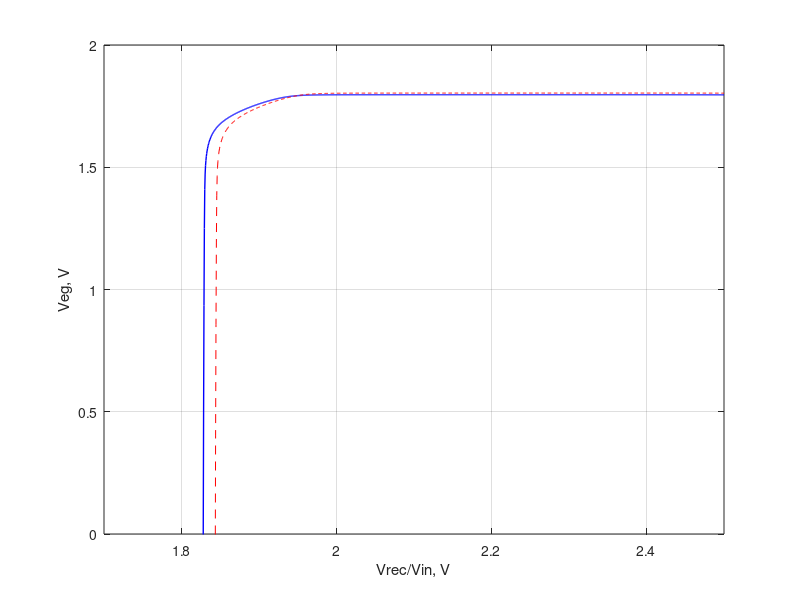

Recreate this plot in MATLAB. (Note: this script raises an error after producing the figure.)
%% Load 
clear all;
load('ldo_dc_sch.mat');
load('ldo_dc_pex.mat');
% data includes 

%%
plotwidth = 1;

f1 = figure(1);
p1 = plot(dc_sch, vreg_dcm_sch, 'b'); hold on;
     %plot(dc_sch, vreg_dcm_sch);
     %plot(dc_pex, vreg_dcu_pex);
     plot(dc_pex, vreg_dcm_pex, 'r--');
set(p1, 'linewidth', plotwidth);
grid on;
%legend('Pre-layout','Post-layout', 'location', 'best');
xlabel('Vrec/Vin, V'); ylabel('Veg, V');
xlim([1.7, 2.5]); 
ylim([0, 2]);
index1 = find(round(vreg_dcu_sch, 3) == 1.796, 1);
index2 = find(round(vreg_dcm_sch, 3) == 1.796, 1);
txt1 = sprintf('Vrec Min = %.2f V', dc_sch(index1));
txt2 = sprintf('Vrec Min = %.2f V', dc_sch(index2));

index1p = find(round(vreg_dcu_pex, 3) == 1.796, 1);
index2p = find(round(vreg_dcm_pex, 3) == 1.796, 1);
txt1p = sprintf('Vrec Min = %.2f V', dc_pex(index1p));
txt2p = sprintf('Vrec Min = %.2f V', dc_pex(index2p));

str1 = sprintf('Pre-layout, Vin min = %.2f V, Vreg = %.3f V', dc_sch(index2), mean(vreg_dcm_sch(1000:end)));
str2 = sprintf('Post-layout, Vin min = %.2f, Vreg = %.3f V', dc_pex(index2p), mean(vreg_dcm_pex(1000:end)));

%plot(dc_sch(index1), vreg_dcu_sch(index1), '*');
%plot(dc_sch(index2), vreg_dcm_sch(index2), '*');
legend(str1, str2', 'location', 'best');
title('Input/output characteristics', 'FontSize', 10);



%% save image
set(f1,'Units','Inches');
pos = get(f1,'Position');
set(f1,'PaperPositionMode','Auto','PaperUnits','Inches','PaperSize',[pos(3), pos(4)]);
print(f1, 'ldo_dc_both.pdf', '-dpdf');
movefile('ldo_dc_both.pdf','../img/ldo_dc_both.pdf');